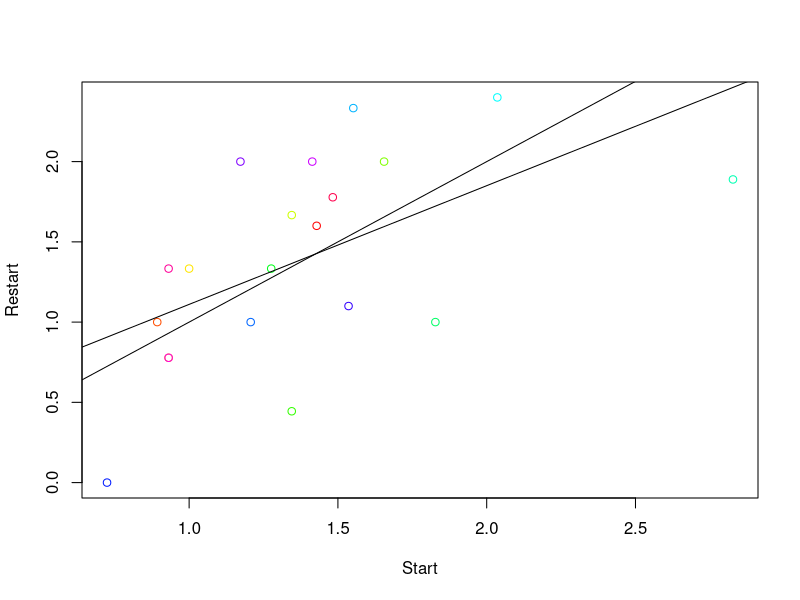
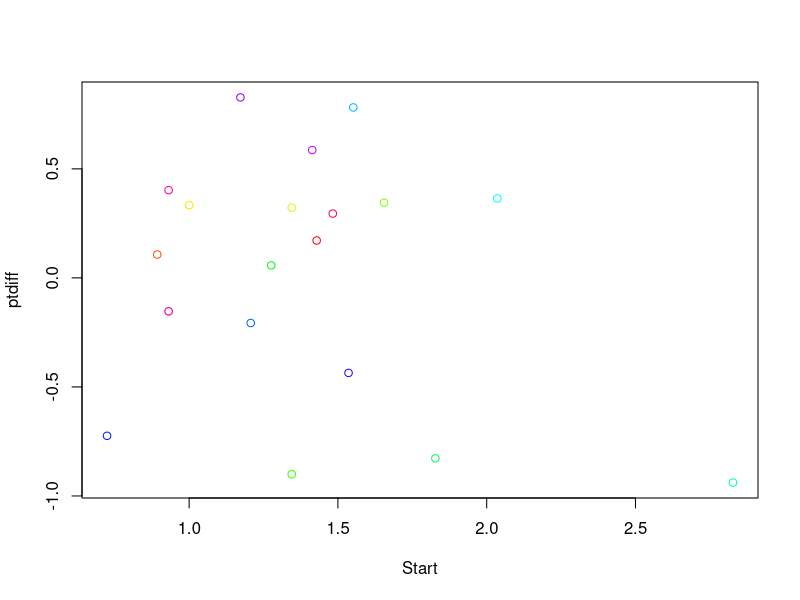
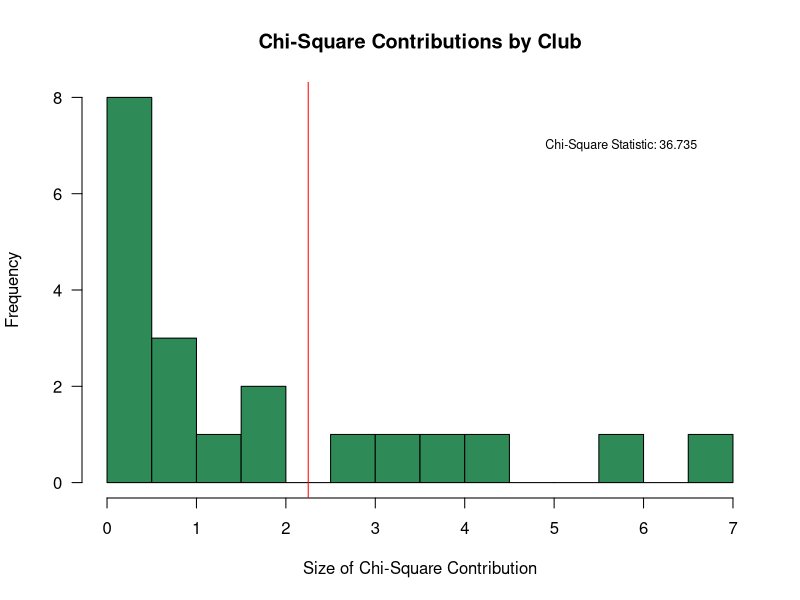
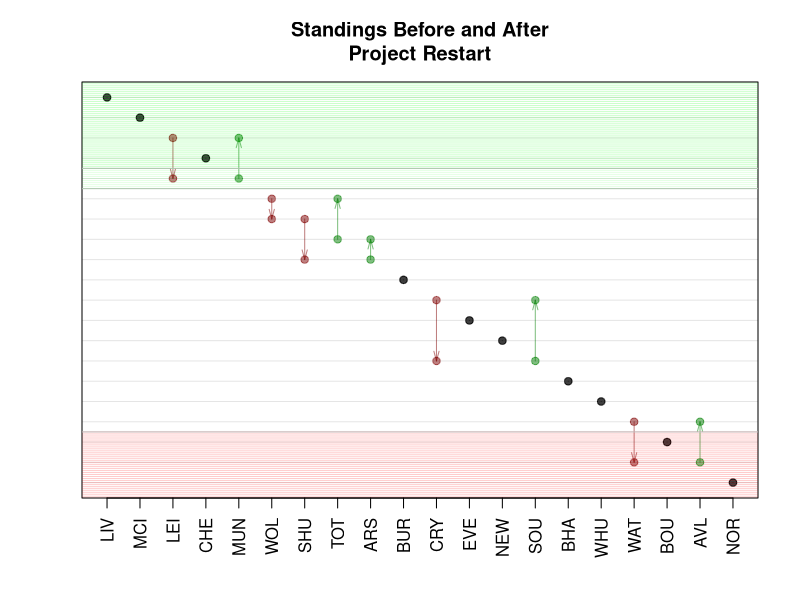
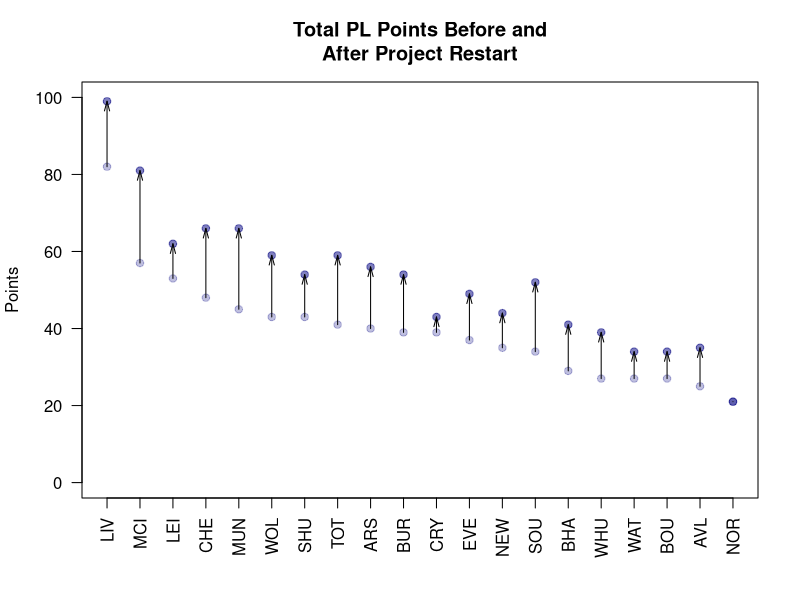
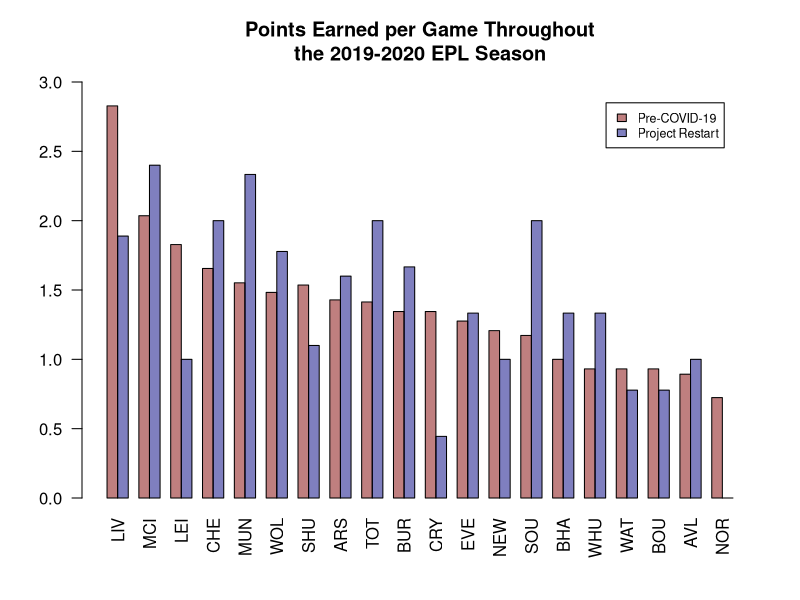
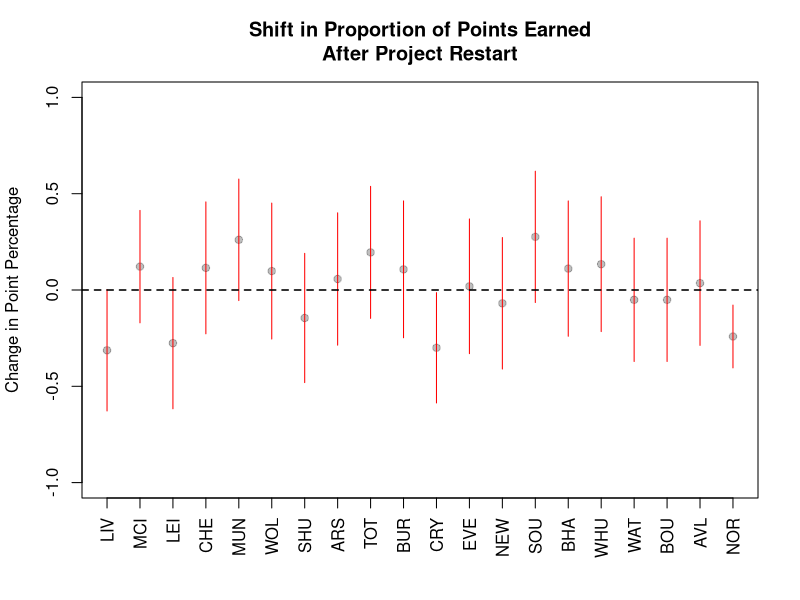

These charts were generated, in order, by the following R code:
## ---- chunk 1
knitr::opts_chunk$set(echo = TRUE, comment = NA)
library(dplyr)
## ---- chunk 2
endseason <- read.csv("endseason.csv")
names(endseason)[[1]] <- "Club"
endseason$rank <- 1:20

endseason <- endseason[order(endseason$Club), ]
seasonstop <- read.csv("seasonstop.csv")
names(seasonstop)[[1]] <- "Club"
seasonstop$rank <- 1:20
seasonstop <- seasonstop[order(seasonstop$Club), ]
endstats <- as.matrix(select(endseason, !Club))
stopstats <- as.matrix(select(seasonstop, !Club))
restartstats <- endstats - stopstats
projectrestart <- data.frame(endseason$Club[order(endseason$Club)], restartstats)
names(projectrestart)[[1]] <- "Club"
endseason$avgpts <- endseason %>% summarize(avgpts = P / GP) %>% as.matrix()
seasonstop$avgpts <- seasonstop %>% summarize(avgpts = P / GP) %>% as.matrix()
projectrestart$avgpts <- projectrestart %>% summarize(avgpts = P / GP) %>% as.matrix()
## ---- chunk 3
club_abbrev <- c("LIV", "MCI", "LEI", "CHE", "MUN", "WOL", "SHU", "TOT",
                 "ARS", "BUR", "CRY", "EVE", "NEW", "SOU", "BHA", "WHU",
                 "WAT", "BOU", "AVL", "NOR")
averages <- data.frame(seasonstop$Club[order(seasonstop$Club)],
                       seasonstop$avgpts,
                       projectrestart$avgpts,
                       endseason$avgpts)
names(averages) <- c("Club", "Start", "Restart", "End")
averages$ptdiff <- averages %>% summarize(ptdiff = Restart - Start) %>% as.matrix()
plot(Restart ~ Start, data = averages, col = rainbow(20)[1:20])
abline(a = 0, b = 1)
a<- lm(Restart ~ Start, data = averages)
abline(a)
plot(ptdiff ~ Start, data = averages, col = rainbow(20)[1:20])
summary(aov(abs(ptdiff) ~ Start, data = averages))
clubperformance <- chisq.test(projectrestart$P, p = seasonstop$P/sum(seasonstop$P))
clubperformance
chisqcontr <- with(clubperformance, (observed - expected)^2 / expected)
names(chisqcontr) <- projectrestart$Club
sort(chisqcontr, decreasing = TRUE)
hist(chisqcontr,
     breaks = seq(from = 0, to = max(chisqcontr) + 0.5, by = 0.5),
     main = "Chi-Square Contributions by Club",
     xlab = "Size of Chi-Square Contribution",
     col = "seagreen",
     las = 1)
abline(v = 2.25, col = "red")
text(5.75, 7, "Chi-Square Statistic: 36.735", cex = 0.75)
standings <- seasonstop %>% select(Club, rank)
names(standings)[[2]] <- "Stop"
standings$End <- endseason$rank
standings$Change <- standings %>% summarize(Stop - End) %>% as.matrix() %>% as.numeric()
standings
sum(abs(standings$Change))
standings <- standings[order(standings$Stop), ]
movement_col <- c(rgb(0, 0, 0, alpha = 0.5),
                  rgb(0.5, 0, 0, alpha = 0.5),
                  rgb(0, 0.5, 0, alpha = 0.5))
club_abbrev <- c("LIV", "MCI", "LEI", "CHE", "MUN", "WOL", "SHU", "TOT",
                 "ARS", "BUR", "CRY", "EVE", "NEW", "SOU", "BHA", "WHU",
                 "WAT", "BOU", "AVL", "NOR")
plot(1:20, 21 - standings$Stop, yaxt = "n", xaxt = "n", main = "Standings Before and After\nProject Restart", xlab = "",
     ylab = "",
     col = movement_col[(standings$Change != 0) + (standings$Change > 0) + 1], pch = 19)
arrows(1:20, 21 - standings$Stop, 1:20, 21 - standings$End, cex = 0.25,
       col = movement_col[(standings$Change != 0) + (standings$Change > 0) + 1], length = 0.1, angle = 15)
points(1:20, 21 - standings$End, col = movement_col[(standings$Change != 0) + (standings$Change > 0) + 1], pch = 19)
abline(h = 1:20, col = rgb(0, 0, 0, alpha = 0.1))
standings$abbreviations <- club_abbrev
axis(1, at = 1:20, labels = club_abbrev, las = 2, cex = 0.5)
abline(h = seq(from = 21, to = 21 - 4.5, by = -0.1), col = rgb(0,1,0, alpha = 0.2))
abline(h = seq(from = (21 - 17.5), to = 0, by = -0.1), col = rgb(1, 0, 0, alpha = 0.2))
abline(h = c(21 - 4.5, 21 - 5.5, 21 - 17.5), col = "grey")
abline(h = seq(from = 21 - 4.5, to = 21 - 5.5, by = -0.1), col = rgb(0, 1, 0, alpha = 0.1))
## ---- chunk 4
club_abbrev <- c("LIV", "MCI", "LEI", "CHE", "MUN", "WOL", "SHU", "TOT",
                 "ARS", "BUR", "CRY", "EVE", "NEW", "SOU", "BHA", "WHU",
                 "WAT", "BOU", "AVL", "NOR")
pointchanges <- seasonstop %>% select(Club, P)
End <- endseason$P
pointchanges <- data.frame(pointchanges, End)
pointchanges <- pointchanges[order(pointchanges$P, decreasing = TRUE), ]
pointchanges[c(6:7, 16, 18), ] <- pointchanges[c(7:6, 18, 16), ]
plot(1:20, pointchanges$P, xaxt = "n", ylab = "Points",
     main = "Total PL Points Before and\nAfter Project Restart", xlab = "", las = 2,
     ylim = c(0, 100), col = rgb(0, 0, 0.5, alpha = 0.25), pch = 19)
points(pointchanges$End, col = rgb(0, 0, 0.5, alpha = 0.5), pch = 19)
arrows(1:20, pointchanges$P, 1:20, pointchanges$End, angle = 15, length = 0.1)
axis(1, 1:20, club_abbrev, las = 2)
## ---- chunk 5
club_abbrev <- c("LIV", "MCI", "LEI", "CHE", "MUN", "WOL", "SHU", "ARS",
                 "TOT", "BUR", "CRY", "EVE", "NEW", "SOU", "BHA", "WHU",
                 "WAT", "BOU", "AVL", "NOR")
averages <- averages[order(averages$Start, decreasing = TRUE), ]
averages[c(6:7, 16, 18), ] <- averages[c(7:6, 18, 16), ]
averages$Abbreviation <- club_abbrev
ppg <- matrix(c(averages$Start, averages$Restart), ncol = 2)
barplot(t(ppg), names.arg = averages$Abbreviation, las = 2,
        ylim = c(0,3),
        main = "Points Earned per Game Throughout\nthe 2019-2020 EPL Season",
        beside = TRUE,
        col = c(rgb(0.5,0,0,0.5),
                rgb(0,0,0.5,0.5)))
legend("topright",
       legend = c("Pre-COVID-19",
                  "Project Restart"),
       fill = c(rgb(0.5,0,0,0.5),
                rgb(0,0,0.5,0.5)),
       inset = 0.05,
       cex = 0.75)
## ---- chunk 6
pre_covid <- data.frame(Club = seasonstop$Club,
                        Successes = seasonstop$P,
                        Trials = seasonstop$GP * 3)
post_covid <- data.frame(Club = projectrestart$Club,
                         Successes = projectrestart$P,
                         Trials = projectrestart$GP * 3)
effects <- data.frame()
for (i in seq_len(nrow(pre_covid))) {
  z_test <- prop.test(c(post_covid[i, 2], pre_covid[i, 2]),
                      c(post_covid[i, 3], pre_covid[i, 3]),
                      conf.level = 1 - 0.05/20)
  effects <-rbind(effects,
                    c(z_test$estimate[1]-z_test$estimate[2],
                    z_test$conf.int[1],
                    z_test$conf.int[2],
                    z_test$p.value))
}
names(effects) <- c("PercentPtsObtainedChange", "lb", "ub", "p_val")
effects <- data.frame(effects)
effects <- data.frame(Club = seasonstop$Club, effects)
effects <- effects[order(seasonstop$P / seasonstop$GP, decreasing = TRUE), ]
effects[c(6:7, 16, 18), ] <- effects[c(7:6, 18, 16), ]
plot(effects$PercentPtsObtainedChange, ylim = c(-1, 1), xaxt = "n",
     pch = 19, col = rgb(0,0,0, 0.25), xlab = "",
     ylab = "Change in Point Percentage", main = "Shift in Proportion of Points Earned\nAfter Project Restart")
segments(1:20, effects$lb, 1:20, effects$ub, col = "red")
axis(1, at = 1:20, labels = club_abbrev, las = 2)
abline(h = 0, lty = 2, lwd = 1.5)
## ---- chunk 7
averages$pctptsbefore <- averages %>% summarize(pctptsbefore = Start / 3) %>% as.matrix() %>% as.numeric()
averages$pctptsafter <- averages %>% summarize(pctptsafter = Restart / 3) %>% as.matrix() %>% as.numeric()
